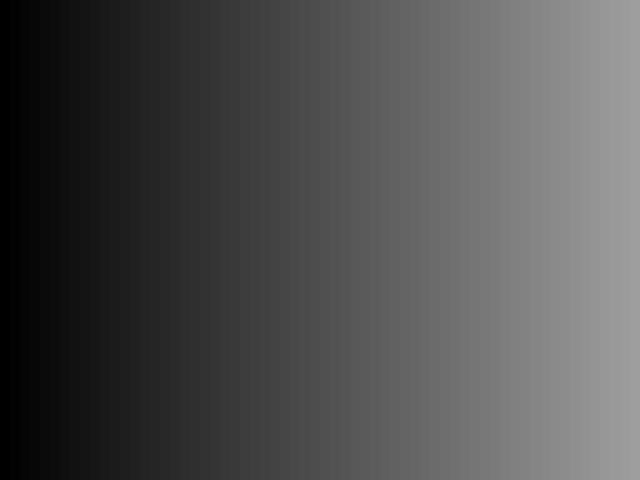
Frame 1 (no input)
Frame 60 (the mouse pressed at the canvas centre just before this capture): identical to frame 1, image omitted
Frame 120 (the mouse held since frame 60 and released just before this capture): identical to frame 1, image omitted

The Processing sketch that drew this single still picture (run headless with seeded random() and noise(); from frame 60 on, the mouse is pressed at the canvas centre):

// Processing sketch: colors
// ── colors.pde
int num = 10;
int time = 0;
int r = 255;
int g = 0;
int b = 0;
float col = 0;

void setup()
{
  size(640, 480);
}

void draw()
{
  noStroke();
  //fill(r, g, b);
  for(int i = 0; i < width; i++){
    //esto va de 0 a 255
    col = map(i, 0, 255, 0, width);
    fill(col);
    rect(i*num, 0, (width/num)*(i+1), height);
  }
}
